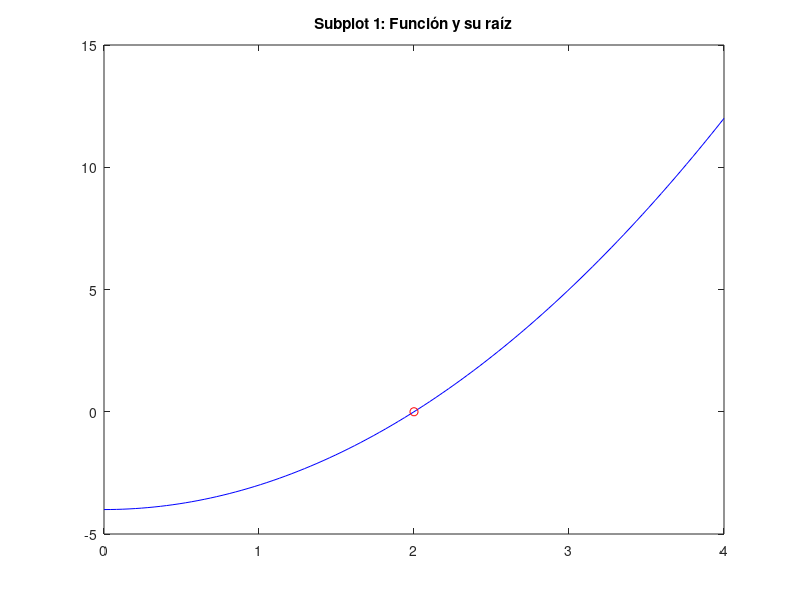

Here is the MATLAB script that generated this plot:
%{
    SI727576 - Edgar Guzmán Claustro
    IS727272 - Marco Ricardo Cordero Hernández

    Manual de funciones

    fsolve
%}

clc, clear, close all

fun = @(x) x.^2 - 4;
x0 = 2; 
x_sol = fsolve(fun, x0);

subplot(1,1,1);
x_vals = linspace(0, 4, 100);
y_vals = fun(x_vals);
plot(x_vals, y_vals, 'b', x_sol, 0, 'ro');
title('Subplot 1: Función y su raíz');
